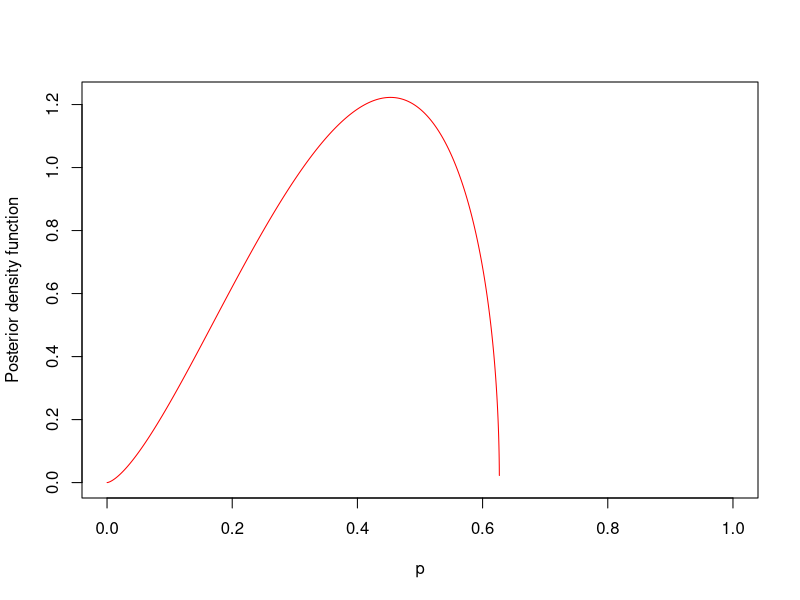

Write R code to recreate this figure.
rm(list = ls())

p = seq(0, 1, length = 10000)
k = 3
x = 2
likelihood = (prod(1:k)/prod(1:x)/prod(1:(k-x))) * p^(x) * (1-p)^(k-x)

uPrior = 1
jPrior = ((9*p^2 - 20*p + 9)/(p*(p - 1)^2))^(1/2)

C = 1
plot(
  p,
  C * likelihood * jPrior,
  xlim = c(0, 1),
  type = "l",
  col = "red",
  xlab = "p",
  ylab = "Posterior density function"
)